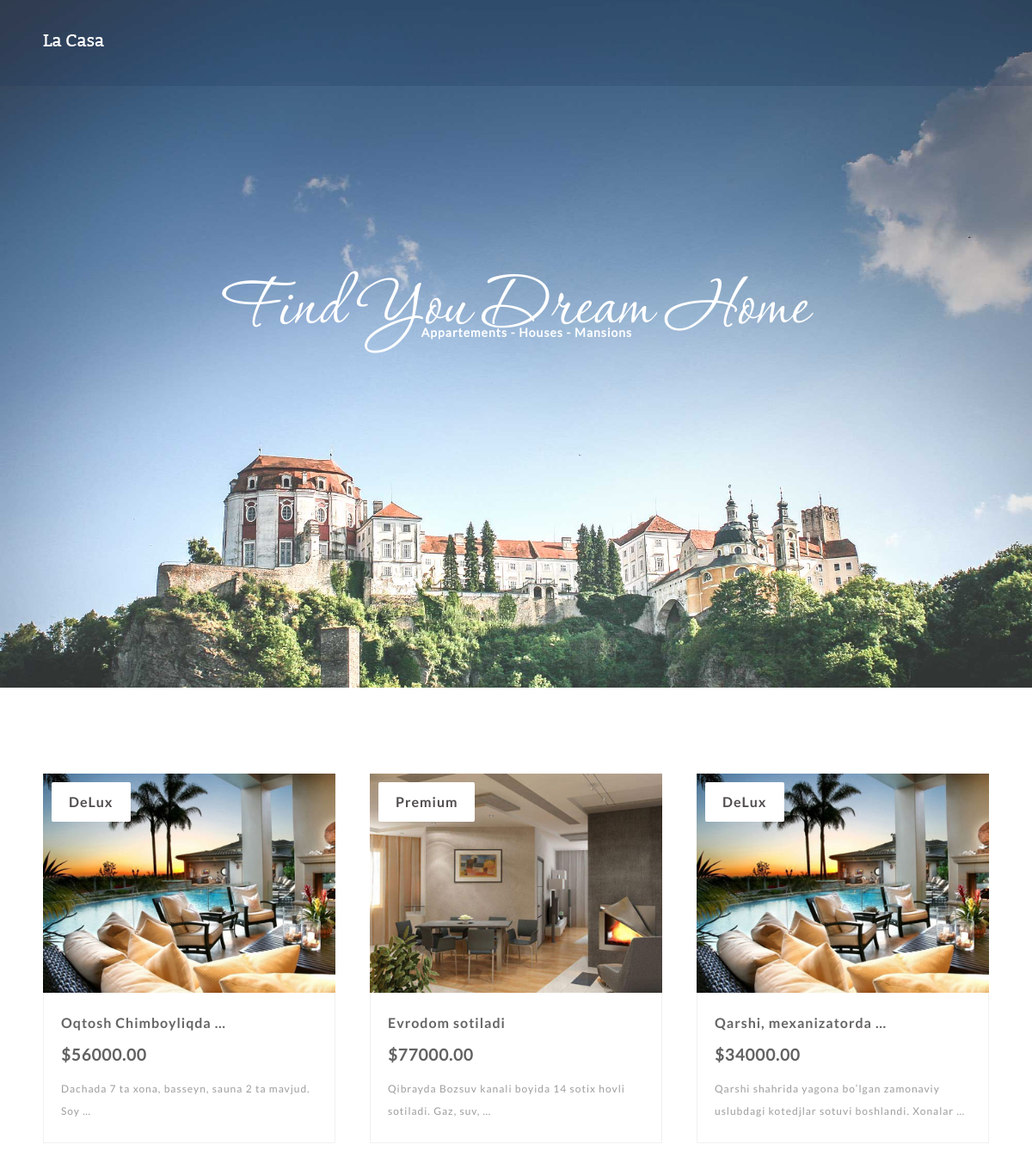
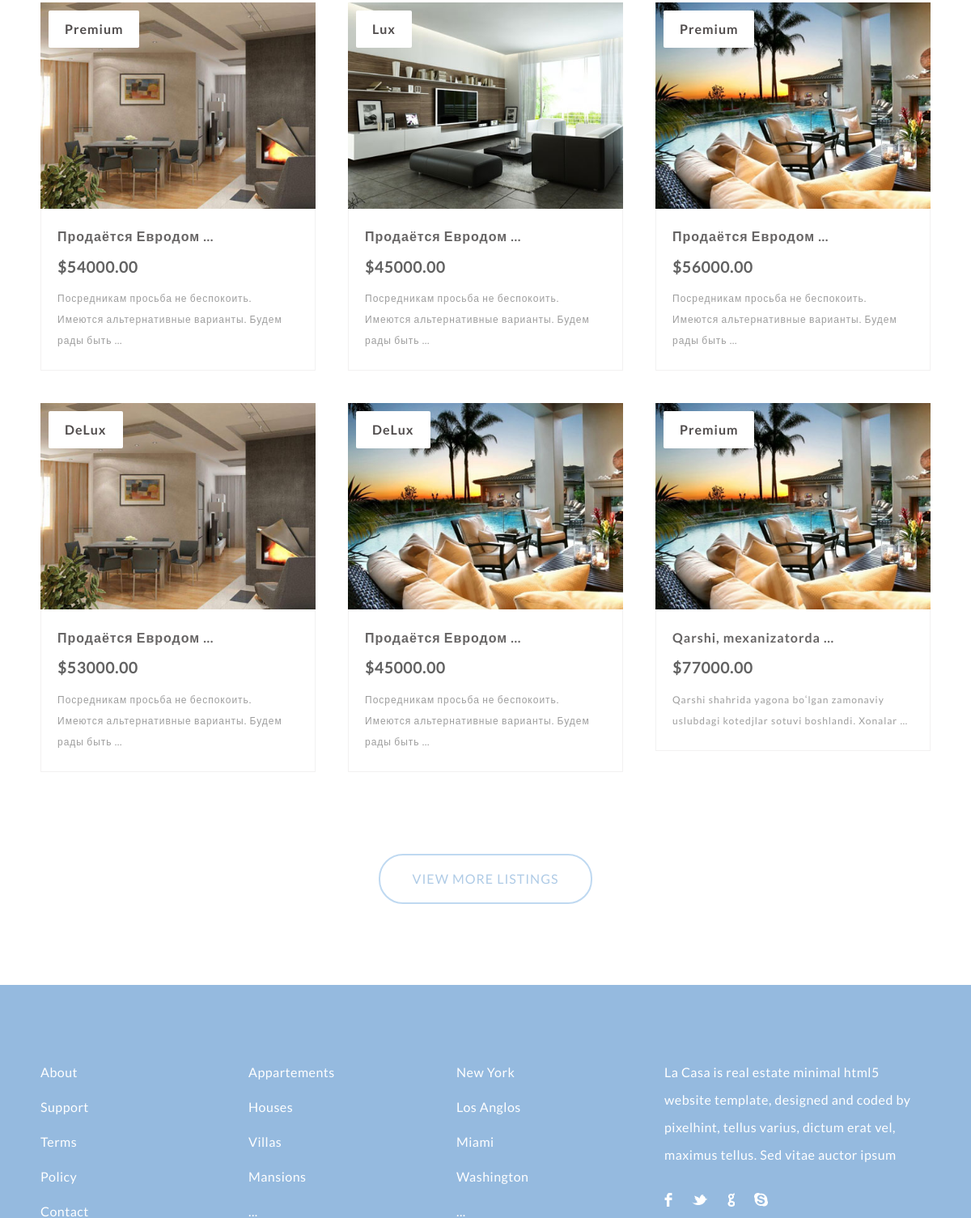
The page / on the database its author committed (2 pictures, top to bottom).
### main/models.py (models this page shows, shortened)
class Home(models.Model):
    title = models.CharField(max_length=50, verbose_name="Sarlavxa")
    description = models.TextField(verbose_name="Batafsil")
    price = models.DecimalField(max_digits=10, decimal_places=2, verbose_name="Narxi")
    image = models.ImageField(upload_to="home/", verbose_name="Rasm")
    category = models.ForeignKey(Category, on_delete=models.CASCADE, verbose_name="Kategorya")

class Category(models.Model):
    name = models.CharField(max_length=50, unique=True, verbose_name="Kategorya")
    slug = models.SlugField(null=True, blank=True, max_length=60, verbose_name="Sulg")

### main/views.py (the view)
# urls.py: 2. Add a URL to urlpatterns:  path('', views.home, name='home')
def home(request):
    categories = models.Category.objects.all()
    homes = models.Home.objects.all()[:9]
    context ={
        'categories': categories,
        'homes': homes,
    }
    return render(request, 'base.html', context)

### templates/base.html (shortened to what this page needs)
<!DOCTYPE html>
{% load static %}
<html lang="en">
<head>
	{% include 'components/_styles.html' %}
</head>
<body>
	<section class="hero">
		<header>
			<div class="wrapper">
				<a href="{% url 'home_page' %}"><img src="{% static 'img/logo.png' %}" class="logo" alt="" titl=""/></a>
			</div>
		</header>
			<section class="caption">
				<h2 class="caption">Find You Dream Home</h2>
				<h3 class="properties">Appartements - Houses - Mansions</h3>
			</section>
	</section>
	{% include 'houses/home.html' %}
	<footer>
		<div class="wrapper footer">
			<ul>
				<li class="links">
					<ul>
						<li><a href="#">About</a></li>
						<li><a href="#">Support</a></li>
						<li><a href="#">Terms</a></li>
						<li><a href="#">Policy</a></li>
						<li><a href="#">Contact</a></li>
					</ul>
				</li>
				<li class="links">
					<ul>
						<li><a href="#">Appartements</a></li>
						<li><a href="#">Houses</a></li>
						<li><a href="#">Villas</a></li>
						<li><a href="#">Mansions</a></li>
						<li><a href="#">...</a></li>
					</ul>
				</li>
				<li class="links">
					<ul>
						<li><a href="#">New York</a></li>
						<li><a href="#">Los Anglos</a></li>
						<li><a href="#">Miami</a></li>
						<li><a href="#">Washington</a></li>
						<li><a href="#">...</a></li>
					</ul>
				</li>
				<li class="about">
					<p>La Casa is real estate minimal html5 website template, designed and coded by pixelhint, tellus varius, dictum erat vel, maximus tellus. Sed vitae auctor ipsum</p>
					<ul>
						<li><a href="http://facebook.com/pixelhint" class="facebook" target="_blank"></a></li>
						<li><a href="http://twitter.com/pixelhint" class="twitter" target="_blank"></a></li>
						<li><a href="http://plus.google.com/+Pixelhint" class="google" target="_blank"></a></li>
						<li><a href="#" class="skype"></a></li>
					</ul>
				</li>
			</ul>
		</div>
	</footer>
</body>
</html>

### templates/houses/home.html
{% load static %}
<section class="listings">
    <div class="wrapper">
        <ul class="properties_list">
            {% for home in homes %}
            <li>
                <a href="{% url 'detail' home.id %}">
                    <img src="{{ home.image.url }}" alt="" title="" class="property_img"/>
                </a>
                <span class="price">{{home.category.name}}</span>
                <div class="property_details">
                    <h1>
                        <a href="{% url 'detail' home.id  %}">{{home.title| truncatewords:2}}</a>
                    </h1>
                    <h3><span>${{home.price}}</span></h3>
                    <h2>{{home.description| truncatewords:10}}</h2>
                </div>
            </li>
            {% endfor %}
        </ul>
        <div class="more_listing">
            <a href="{% url 'listing' %}" class="more_listing_btn">View More Listings</a>
        </div>
    </div>
</section>

### rows shown on the page
Home: image (picture), category.name "DeLux", title "Oqtosh Chimboyliqda …", price "56000.00", description "Dachada 7 ta xona, basseyn, sauna 2 ta mavjud. Soy …"
Home: image (picture), category.name "Premium", title "Evrodom sotiladi", price "77000.00", description "Qibrayda Bozsuv kanali boyida 14 sotix hovli sotiladi. Gaz, suv, …"
Home: image (picture), category.name "DeLux", title "Qarshi, mexanizatorda …", price "34000.00", description "Qarshi shahrida yagona boʻlgan zamonaviy uslubdagi kotedjlar sotuvi boshlandi. Xonalar …"
Home: image (picture), category.name "Premium", title "Продаётся Евродом …", price "54000.00", description "Посредникам просьба не беспокоить. Имеются альтернативные варианты. Будем рады быть …"
Home: image (picture), category.name "Lux", title "Продаётся Евродом …", price "45000.00", description "Посредникам просьба не беспокоить. Имеются альтернативные варианты. Будем рады быть …"
Home: image (picture), category.name "Premium", title "Продаётся Евродом …", price "56000.00", description "Посредникам просьба не беспокоить. Имеются альтернативные варианты. Будем рады быть …"
Home: image (picture), category.name "DeLux", title "Продаётся Евродом …", price "53000.00", description "Посредникам просьба не беспокоить. Имеются альтернативные варианты. Будем рады быть …"
Home: image (picture), category.name "DeLux", title "Продаётся Евродом …", price "45000.00", description "Посредникам просьба не беспокоить. Имеются альтернативные варианты. Будем рады быть …"
Home: image (picture), category.name "Premium", title "Qarshi, mexanizatorda …", price "77000.00", description "Qarshi shahrida yagona boʻlgan zamonaviy uslubdagi kotedjlar sotuvi boshlandi. Xonalar …"
